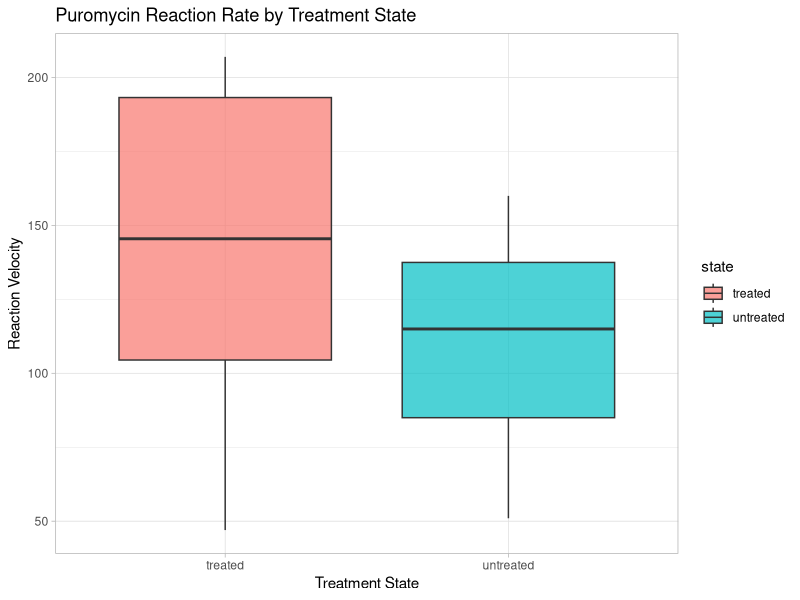
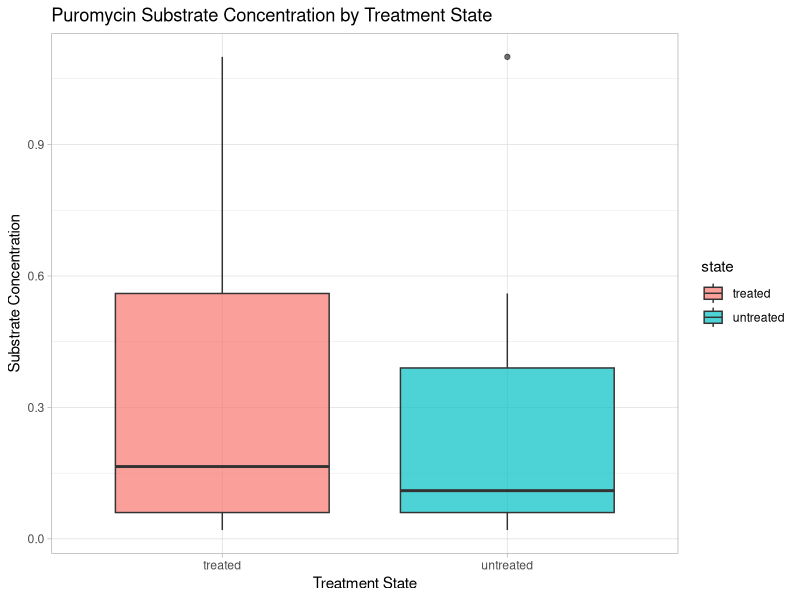
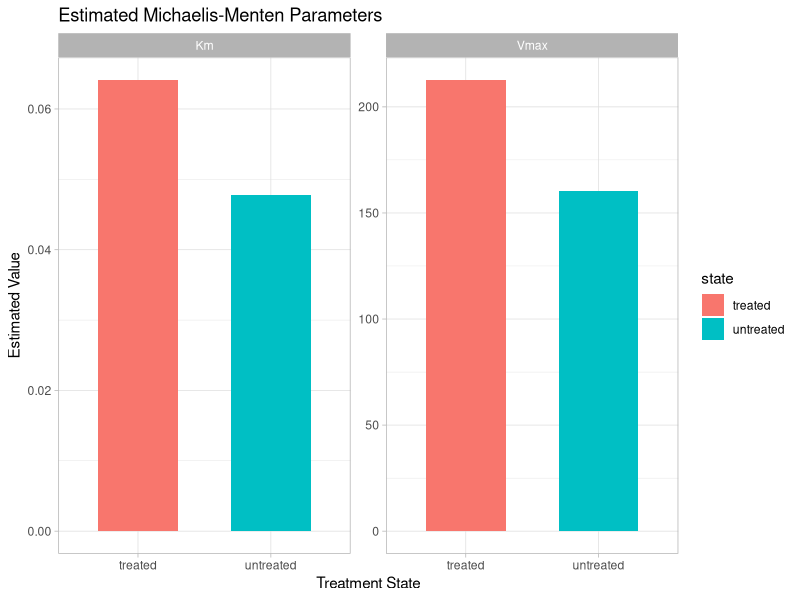
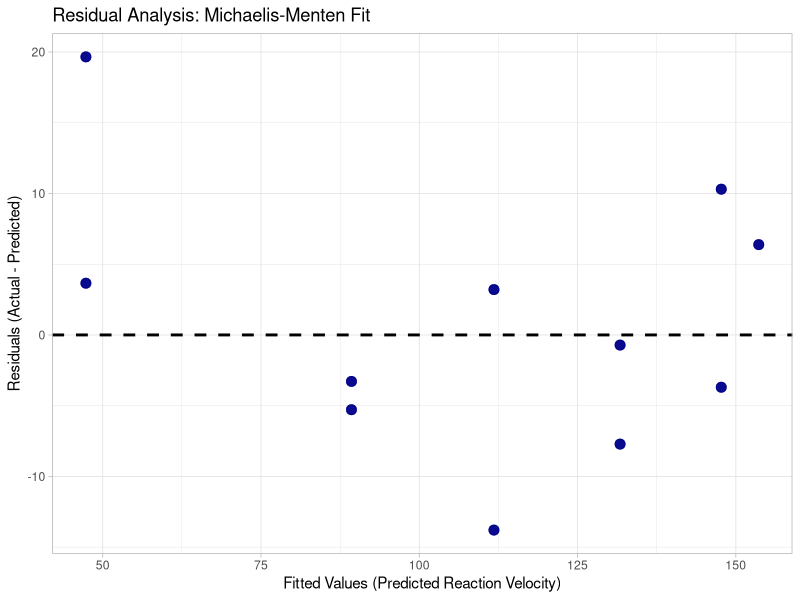
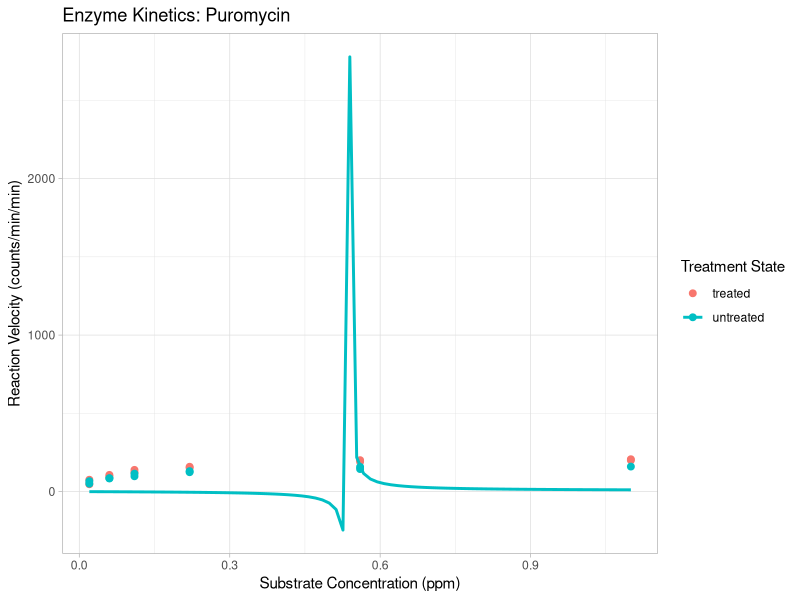
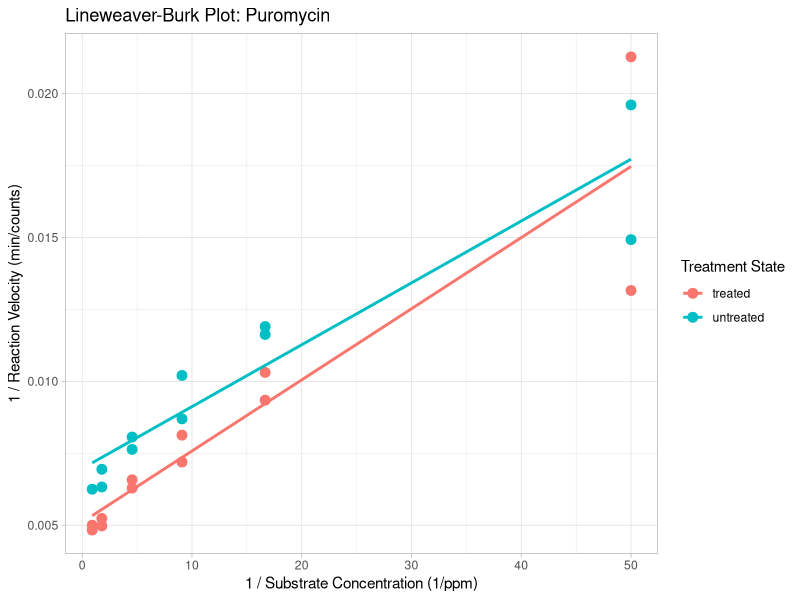
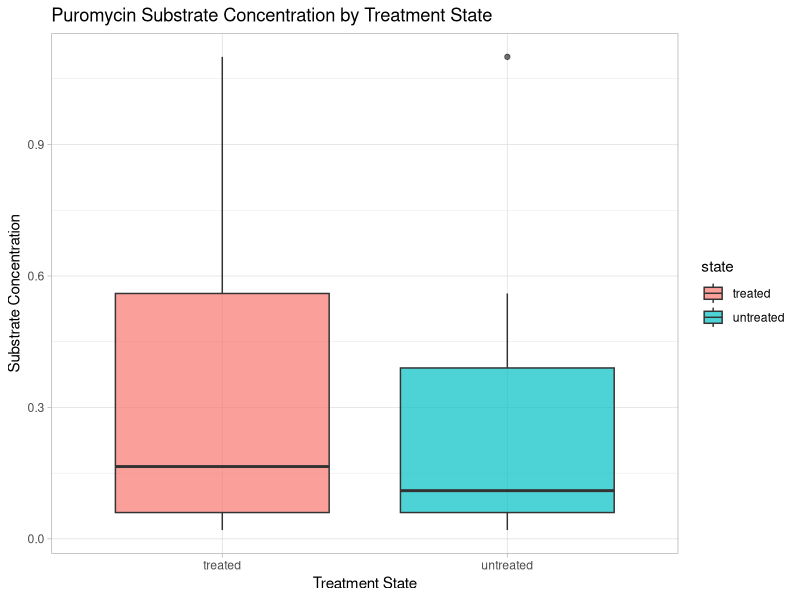
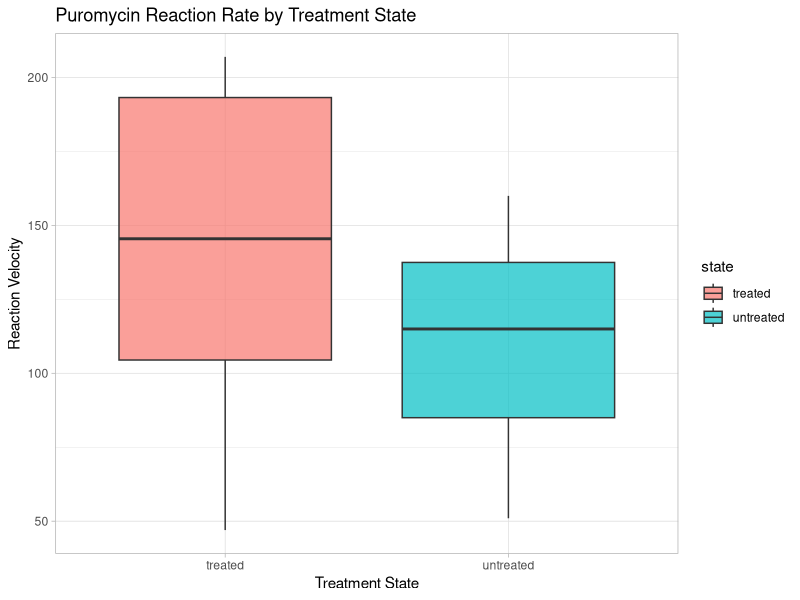

Generate these figures, in order, with R:
# Enzyme Kinetics Analysis: Puromycin

# 1. Installation & Setup
# install.packages(c("ggplot2", "dplyr"))
library(tidyverse)

# Load built-in dataset
data("Puromycin")

# 2. Michaelis-Menten Plot (Nonlinear Regression)
plot_mm <- ggplot(data = Puromycin, mapping = aes(x = conc, y = rate, color = state)) +
geom_point(size = 2) + geom_smooth(method = "nls", formula = y ~ (Vmax * x) / (Km + x), 
start = list(Vmax = 200, Km = 0.1), se = FALSE) + theme_light() + labs(title = "Enzyme Kinetics: Puromycin", 
x = "Substrate Concentration (ppm)", y = "Reaction Velocity (counts/min/min)", color = "Treatment State")

# Save Michaelis-Menten plot
ggsave("puromycin_michaelis_menten.png", plot = plot_mm, width = 7, height = 5, dpi = 300)

# 3. Lineweaver-Burk Plot (Linear Regression)
plot_lb <- ggplot(data = Puromycin, mapping = aes(x = 1/conc, y = 1/rate, color = state)) + 
geom_point(size = 3) + geom_smooth(method = "lm", se = FALSE, fullrange = TRUE) + theme_light() + 
labs(title = "Lineweaver-Burk Plot: Puromycin", x = "1 / Substrate Concentration (1/ppm)", 
y = "1 / Reaction Velocity (min/counts)", color = "Treatment State")

# Save Lineweaver-Burk plot
ggsave("puromycin_lineweaver_burk.png", plot = plot_lb, width = 7, height = 5, dpi = 300)

# 4. Statistical Summary & Quantile Analysis
# Calculate Means and Standard Deviations
untreated_mean <- Puromycin %>% filter(state == "untreated") %>% pull(conc) %>% mean(na.rm = TRUE)
untreated_sd <- Puromycin %>% filter(state == "untreated") %>% pull(conc) %>% sd(na.rm = TRUE)

treated_mean <- Puromycin %>% filter(state == "treated") %>% pull(conc) %>% mean(na.rm = TRUE)
treated_sd <- Puromycin %>% filter(state == "treated") %>% pull(conc) %>% sd(na.rm = TRUE)

untreated_mean_rate <- Puromycin %>% filter(state == "untreated") %>% pull(rate) %>% mean(na.rm = TRUE)
untreated_sd_rate <- Puromycin %>% filter(state == "untreated") %>% pull(rate) %>% sd(na.rm = TRUE)

treated_mean_rate <- Puromycin %>% filter(state == "treated") %>% pull(rate) %>% mean(na.rm = TRUE)
treated_sd_rate <- Puromycin %>% filter(state == "treated") %>% pull(rate) %>% sd(na.rm = TRUE)

# 5. Calculate 95% Confidence Interval: Rate & Concentration (Assuming Normal Distribution)
treated_conc <- filter(Puromycin, state == "treated") %>% pull(conc)
untreated_conc <- filter(Puromycin, state == "untreated") %>% pull(conc)
untreated_rate <- filter(Puromycin, state == "untreated") %>% pull(rate)
treated_rate <- filter(Puromycin, state == "treated") %>% pull(rate)
t.test(untreated_conc)$conf.int
t.test(treated_conc)$conf.int
t.test(treated_rate)$conf.int
t.test(untreated_rate)$conf.int

# 6. Boxplot for Rate & Concentration
plot_conc_box <- ggplot(Puromycin, aes(x = state, y = conc, fill = state)) + geom_boxplot(alpha = 0.7) + 
theme_light() + labs(title = "Puromycin Substrate Concentration by Treatment State", x = "Treatment State", y = "Substrate Concentration")

ggsave("puromycin_conc_boxplot.png", plot = plot_conc_box, width = 7, height = 5, dpi = 300)

plot_rate_box <- ggplot(Puromycin, aes(x = state, y = rate, fill = state)) + geom_boxplot(alpha = 0.7) + theme_light() + 
labs(title = "Puromycin Reaction Rate by Treatment State", x = "Treatment State",y = "Reaction Velocity")

ggsave("puromycin_rate_boxplot.png", plot = plot_rate_box, width = 7, height = 5, dpi = 300)

plot_rate_box
plot_conc_box

# 6. Parameters for Vmax & Km 
treated_model <- nls(rate ~ (Vmax * conc) / (Km + conc), data = filter(Puromycin, state == "treated"), start = list(Vmax = 200, Km = 0.1))
untreated_model <- nls(rate ~ (Vmax * conc) / (Km + conc), data = filter(Puromycin, state == "untreated"), start = list(Vmax = 200, Km = 0.1))
treated_params <- coef(treated_model)
untreated_params <- coef(untreated_model)
treated_Km <- treated_params["Km"]
treated_Vmax <- treated_params["Vmax"]
untreated_params <- coef(untreated_model)
untreated_Km <- untreated_params["Km"]
untreated_Vmax <- untreated_params["Vmax"]
cat("untreated Km:", untreated_Km,"\n")
cat("untreated Vmax:", untreated_Vmax,"\n")
cat("treated Km:", treated_Km,"\n")
cat("treated Vmax:", treated_Vmax,"\n")

parameter_df <- tibble(state = c("treated", "untreated", "treated", "untreated"), parameter = c("Vmax", "Vmax", "Km", "Km"), 
value = c(treated_Vmax, untreated_Vmax, treated_Km, untreated_Km))

plot_parameters <- ggplot(parameter_df, aes(x = state, y = value, fill = state)) + geom_col(width = 0.6) + facet_wrap(~ parameter, scales = "free_y") + theme_light() + 
labs( title = "Estimated Michaelis-Menten Parameters", x = "Treatment State", y = "Estimated Value")

plot_parameters
ggsave("puromycin_vmax_km_parameters.png", plot = plot_parameters, width = 7, height = 5, dpi = 300)

# 7. Residual Plot (Accuracy)
untreated_res <- data.frame(state = "untreated", fitted = fitted(untreated_model),residuals = residuals(untreated_model))
treated_res <- data.frame(state = "treated", fitted = fitted(untreated_model),residuals = residuals(untreated_model))
residual_df <- bind_rows(treated_res,untreated_res)
residual_df
plot_residuals <- ggplot(residual_df, aes(x = fitted, y = residuals)) + geom_point(size = 3, alpha = 0.8, color = "darkblue") + geom_hline(yintercept = 0, linetype = "dashed", color = "black", linewidth = 1) + theme_light() + labs(title = "Residual Analysis: Michaelis-Menten Fit", x = "Fitted Values (Predicted Reaction Velocity)", y = "Residuals (Actual - Predicted)")
plot_residuals
ggsave("puromycin_residuals.png", plot = plot_residuals, width = 7, height = 5, dpi = 300)

# 8. Root Mean Square Error (RMSE)
treated_rmse <- sqrt(mean(residuals(treated_model)^2))
untreated_rmse <- sqrt(mean(residuals(untreated_model)^2))
treated_rmse
untreated_rmse
